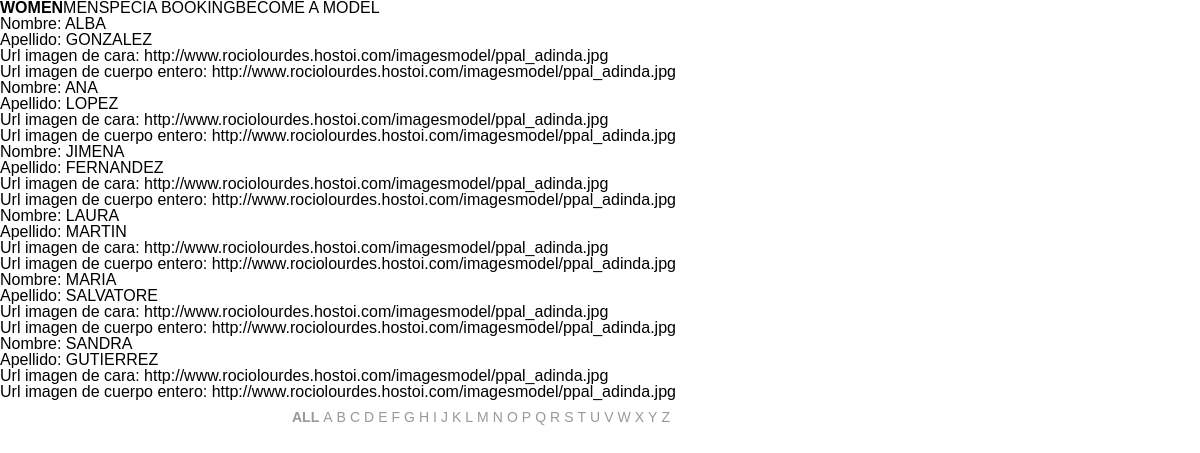
Page /indexOld.php on the committed database.
### tables this page shows
CREATE TABLE `models_model` (
  `id` int(10) NOT NULL AUTO_INCREMENT,
  `first_name` mediumtext,
  `last_name` mediumtext,
  `address` mediumtext,
  `zip_code` int(5) NOT NULL DEFAULT "0",
  `city` mediumtext,
  `phone_number` int(9) NOT NULL DEFAULT "0",
  `the_state` mediumtext,
  `mobile` int(9) NOT NULL DEFAULT "0",
  `email` mediumtext, 
  `gender` mediumtext,
  `age` mediumtext,
  `hair_color` mediumtext,
  `eyes_color` mediumtext,
  `height` mediumtext,
  `bust` mediumtext,	 
  `hips` mediumtext,	 
  `waist` mediumtext,	 
  `collar` mediumtext,	 
  `chest` mediumtext,	 
  `url_headshot_photo` mediumtext,	 
  `url_full_length_photo` mediumtext,	 
  `model_type` mediumtext,	 
  `add_date` int(11) NOT NULL DEFAULT "0",
  PRIMARY KEY  (`id`)
);

### indexOld.php (the view, shortened to what this page needs)
<!DOCTYPE html PUBLIC "-//W3C//DTD XHTML 1.0 Strict//EN" "http://www.w3.org/TR/xhtml1/DTD/xhtml1-strict.dtd">
<html xmlns="http://www.w3.org/1999/xhtml">
  <head>
	<link rel="stylesheet" href="css/styles.css?v=2" type="text/css"/>
  </head>
  <body style="background-color: white">
	<div id="menu">
		<a id="women" class="selected_menu">WOMEN</a><a id="men">MEN</a><a id="special_booking">SPECIA BOOKING</a><a id="become_a_model">BECOME A MODEL</a>
	</div>
	<div id="wrapper">
		<div id="menu_women" class="menus" style="display:block">
			<div class="models_guide">
				<ul>
					<?
						$resultModels = mysql_query("SELECT * FROM models_model WHERE model_type = 'women' ORDER BY first_name");
						$num_cols = mysql_affected_rows();
						if ($num_cols>0){
							for($i=0;$i<$num_cols;$i++){
								$row = mysql_fetch_assoc($resultModels);
					?>
						<li id="model_<?= $row['id'] ?>">
							<a id="link_model_<?= $row['id'] ?>">Nombre: <?= strtoupper(utf8_encode($row['first_name'])) ?></a><br><label>Apellido: <?= strtoupper(utf8_encode($row['last_name'])) ?></label><br>
							<label>Url imagen de cara: <?= utf8_encode($row['url_headshot_photo']) ?></label><br><label>Url imagen de cuerpo entero: <?= utf8_encode($row['url_full_length_photo']) ?></label>
						</li>
					<?
							}
						}
					?>
				</ul>
			</div>
		</div>
		<div id="models_selection">
			<ul id="alfabeto">
				<li><a id="all" class="selected_letter">ALL</a></li><li><a>A</a></li><li><a>B</a></li><li><a>C</a></li><li><a>D</a></li><li><a>E</a></li><li><a>F</a></li><li><a>G</a></li><li><a>H</a></li><li><a>I</a></li><li><a>J</a></li><li><a>K</a></li><li><a>L</a></li><li><a>M</a></li><li><a>N</a></li><li><a>O</a></li><li><a>P</a></li><li><a>Q</a></li><li><a>R</a></li><li><a>S</a></li><li><a>T</a></li><li><a>U</a></li><li><a>V</a></li><li><a>W</a></li><li><a>X</a></li><li><a>Y</a></li><li><a>Z</a></li>
			</ul>
		</div>
	  </div>
  </body>
</html>

### css/styles.css (style rules this page uses)
html, body, div, span, applet, object, iframe, h1, h2, h3, h4, h5, h6, p, blockquote, pre, a, abbr, acronym, address, big, cite, code, del, dfn, em, img, ins, kbd, q, s, samp, small, strike, strong, sub, sup, tt, var, b, u, i, center, dl, dt, dd, ol, ul, li, fieldset, form, label, legend, table, caption, tbody, tfoot, thead, tr, th, td, article, aside, canvas, details, embed, figure, figcaption, footer, header, hgroup, menu, nav, output, ruby, section, summary, time, mark, audio, video { margin: 0; padding: 0; border: 0; font-size: 100%; font: inherit; vertical-align: baseline; }
body { line-height: 1; }
ol, ul { list-style: none; }
body { font-family:Arial, Helvetica, sans-serif; }
#alfabeto { font-size:14px; margin:10px 0 0 290px; }
#alfabeto li { float:left; margin:0 2px; }
#alfabeto li a { color:#999999; text-decoration:none; }
a { cursor:pointer; outline:none; text-decoration: none; }
.selected_menu, .selected_letter { font-weight:bold; }

### rows in the picture
models_model: first_name "ALBA", last_name "GONZALEZ", url_headshot_photo "http://www.rociolourdes.hostoi.com/imagesmodel/ppal_adinda.jpg", url_full_length_photo "http://www.rociolourdes.hostoi.com/imagesmodel/ppal_adinda.jpg"
models_model: first_name "ANA", last_name "LOPEZ", url_headshot_photo "http://www.rociolourdes.hostoi.com/imagesmodel/ppal_adinda.jpg", url_full_length_photo "http://www.rociolourdes.hostoi.com/imagesmodel/ppal_adinda.jpg"
models_model: first_name "JIMENA", last_name "FERNANDEZ", url_headshot_photo "http://www.rociolourdes.hostoi.com/imagesmodel/ppal_adinda.jpg", url_full_length_photo "http://www.rociolourdes.hostoi.com/imagesmodel/ppal_adinda.jpg"
models_model: first_name "LAURA", last_name "MARTIN", url_headshot_photo "http://www.rociolourdes.hostoi.com/imagesmodel/ppal_adinda.jpg", url_full_length_photo "http://www.rociolourdes.hostoi.com/imagesmodel/ppal_adinda.jpg"
models_model: first_name "MARIA", last_name "SALVATORE", url_headshot_photo "http://www.rociolourdes.hostoi.com/imagesmodel/ppal_adinda.jpg", url_full_length_photo "http://www.rociolourdes.hostoi.com/imagesmodel/ppal_adinda.jpg"
models_model: first_name "SANDRA", last_name "GUTIERREZ", url_headshot_photo "http://www.rociolourdes.hostoi.com/imagesmodel/ppal_adinda.jpg", url_full_length_photo "http://www.rociolourdes.hostoi.com/imagesmodel/ppal_adinda.jpg"
